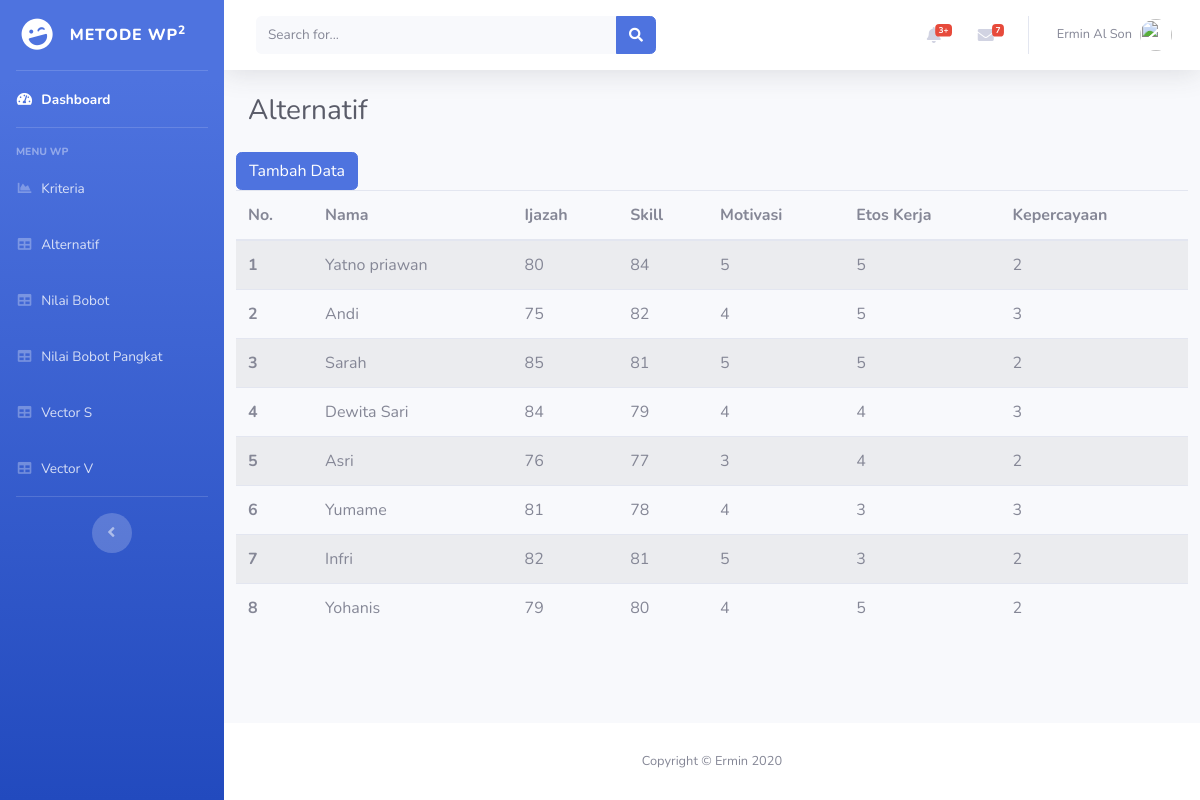
Page /index.php/home/alternatif on the committed database.
### tables this page shows
CREATE TABLE `alternatif` (
  `id_alternatif` int(11) NOT NULL,
  `nama` varchar(50) NOT NULL,
  `ijazah` int(11) NOT NULL,
  `skill` int(11) NOT NULL,
  `motivasi` int(11) NOT NULL,
  `etoskerja` int(11) NOT NULL,
  `dipercaya` int(11) NOT NULL
);

### application/controllers/Home.php (called while the page is built, shortened)
<?php
class Home extends CI_Controller {
	function __construct(){
		$this->load->model('ModelData');
        $this->load->helper('url');
	}
	public function alternatif()
	{
		$data['data'] = $this->ModelData->tampil_data_alternatif()->result();
		$this->load->view('component/header');
		$this->load->view('component/sidebar');
		$this->load->view('component/topbar');
		$this->load->view('public/alternatif',$data);
		$this->load->view('component/footer');
	}
}

### index.php (called while the page is built, shortened)
<?php
require_once BASEPATH.'core/CodeIgniter.php';

### application/models/ModelData.php (called while the page is built, shortened)
<?php
class ModelData extends CI_Model{
    function tampil_data_alternatif(){
		return $this->db->get('alternatif');
    }
}

### application/views/public/alternatif.php (the view, shortened to what this page needs)
  <div class="container-fluid">
    <div class="d-sm-flex align-items-center justify-content-between mb-4">
      <h1 class="h3 mb-0 text-gray-800">Alternatif</h1>
    </div>
    <div class="row">
      <a class="btn btn-primary" href="<?php echo base_url().'home/tambah_alternatif';?>">Tambah Data</a>
    <table class="table table-striped">
      <thead>
          <tr>
          <th scope="col">No.</th>
          <th scope="col">Nama</th>
          <th scope="col">Ijazah</th>
          <th scope="col">Skill</th>
          <th scope="col">Motivasi</th>
          <th scope="col">Etos Kerja</th>
          <th scope="col">Kepercayaan</th>
          </tr>
      </thead>
      <tbody>
      <?php
          $no = 1;
          foreach($data as $u){
          ?>
          <tr>
          <th scope="row"><?php echo $no++ ?></th>
          <td><?php echo $u->nama ?></td>
          <td><?php echo $u->ijazah ?></td>
          <td><?php echo $u->skill ?></td>
          <td><?php echo $u->motivasi ?></td>
          <td><?php echo $u->etoskerja ?></td>
          <td><?php echo $u->dipercaya ?></td>
          </tr>
           <?php } ?>
      </tbody>
      </table>
    </div>
  </div>
</div>

### application/views/component/header.php (shortened to what this page needs)
<!DOCTYPE html>
<html lang="en">
<head>
  <link href="<?php echo base_url().'assets/frontend/';?>vendor/fontawesome-free/css/all.min.css" rel="stylesheet" type="text/css">
  <link href="<?php echo base_url().'assets/frontend/';?>css/sb-admin-2.min.css" rel="stylesheet">
</head>
<body id="page-top">
  <div id="wrapper">

### application/views/component/sidebar.php
<ul class="navbar-nav bg-gradient-primary sidebar sidebar-dark accordion" id="accordionSidebar">
  <a class="sidebar-brand d-flex align-items-center justify-content-center" href="index.html">
    <div class="sidebar-brand-icon rotate-n-15">
      <i class="fas fa-laugh-wink"></i>
    </div>
    <div class="sidebar-brand-text mx-3">Metode WP<sup>2</sup></div>
  </a>
  <hr class="sidebar-divider my-0">
  <li class="nav-item active">
    <a class="nav-link" href="index.html">
      <i class="fas fa-fw fa-tachometer-alt"></i>
      <span>Dashboard</span></a>
  </li>
  <hr class="sidebar-divider">
  <div class="sidebar-heading">
    Menu WP
  </div>
  <li class="nav-item">
    <a class="nav-link" href="<?php echo base_url().'home';?>">
      <i class="fas fa-fw fa-chart-area"></i>
      <span>Kriteria</span></a>
  </li>
  <li class="nav-item">
    <a class="nav-link" href="<?php echo base_url().'home/alternatif';?>">
      <i class="fas fa-fw fa-table"></i>
      <span>Alternatif</span></a>
  </li>
  <li class="nav-item">
    <a class="nav-link" href="<?php echo base_url().'home/bobot';?>">
      <i class="fas fa-fw fa-table"></i>
      <span>Nilai Bobot</span></a>
  </li>
  <li class="nav-item">
    <a class="nav-link" href="<?php echo base_url().'home/bobotpangkat';?>">
      <i class="fas fa-fw fa-table"></i>
      <span>Nilai Bobot Pangkat</span></a>
  </li>
  <li class="nav-item">
    <a class="nav-link" href="<?php echo base_url().'home/vectors';?>">
      <i class="fas fa-fw fa-table"></i>
      <span>Vector S</span></a>
  </li>
  <li class="nav-item">
    <a class="nav-link" href="<?php echo base_url().'home/vectorv';?>">
      <i class="fas fa-fw fa-table"></i>
      <span>Vector V</span></a>
  </li>
  <hr class="sidebar-divider d-none d-md-block">
  <div class="text-center d-none d-md-inline">
    <button class="rounded-circle border-0" id="sidebarToggle"></button>
  </div>
</ul>

### application/views/component/topbar.php (shortened to what this page needs)
 <div id="content-wrapper" class="d-flex flex-column">
<div id="content">
  <nav class="navbar navbar-expand navbar-light bg-white topbar mb-4 static-top shadow">
    <form class="d-none d-sm-inline-block form-inline mr-auto ml-md-3 my-2 my-md-0 mw-100 navbar-search">
      <div class="input-group">
        <input type="text" class="form-control bg-light border-0 small" placeholder="Search for..." aria-label="Search" aria-describedby="basic-addon2">
        <div class="input-group-append">
          <button class="btn btn-primary" type="button">
            <i class="fas fa-search fa-sm"></i>
          </button>
        </div>
      </div>
    </form>
    <ul class="navbar-nav ml-auto">
      <li class="nav-item dropdown no-arrow mx-1">
        <a class="nav-link dropdown-toggle" href="#" id="alertsDropdown" role="button" data-toggle="dropdown" aria-haspopup="true" aria-expanded="false">
          <i class="fas fa-bell fa-fw"></i>
          <span class="badge badge-danger badge-counter">3+</span>
        </a>
      </li>
      <li class="nav-item dropdown no-arrow mx-1">
        <a class="nav-link dropdown-toggle" href="#" id="messagesDropdown" role="button" data-toggle="dropdown" aria-haspopup="true" aria-expanded="false">
          <i class="fas fa-envelope fa-fw"></i>
          <span class="badge badge-danger badge-counter">7</span>
        </a>
      </li>
      <li class="nav-item dropdown no-arrow">
        <a class="nav-link dropdown-toggle" href="#" id="userDropdown" role="button" data-toggle="dropdown" aria-haspopup="true" aria-expanded="false">
          <span class="mr-2 d-none d-lg-inline text-gray-600 small">Ermin Al Son</span>
          <img class="img-profile rounded-circle" src="https://source.unsplash.com/QAB-WJcbgJk/60x60">
        </a>
      </li>
    </ul>
  </nav>

### application/views/component/footer.php (shortened to what this page needs)
     <footer class="sticky-footer bg-white">
        <div class="container my-auto">
          <div class="copyright text-center my-auto">
            <span>Copyright &copy; Ermin 2020</span>
          </div>
        </div>
      </footer>
    </div>
  </div>
</body>
</html>

### rows in the picture
alternatif: nama "Yatno priawan", ijazah "80", skill "84", motivasi "5", etoskerja "5", dipercaya "2"
alternatif: nama "Andi", ijazah "75", skill "82", motivasi "4", etoskerja "5", dipercaya "3"
alternatif: nama "Sarah", ijazah "85", skill "81", motivasi "5", etoskerja "5", dipercaya "2"
alternatif: nama "Dewita Sari", ijazah "84", skill "79", motivasi "4", etoskerja "4", dipercaya "3"
alternatif: nama "Asri", ijazah "76", skill "77", motivasi "3", etoskerja "4", dipercaya "2"
alternatif: nama "Yumame", ijazah "81", skill "78", motivasi "4", etoskerja "3", dipercaya "3"
alternatif: nama "Infri", ijazah "82", skill "81", motivasi "5", etoskerja "3", dipercaya "2"
alternatif: nama "Yohanis", ijazah "79", skill "80", motivasi "4", etoskerja "5", dipercaya "2"
